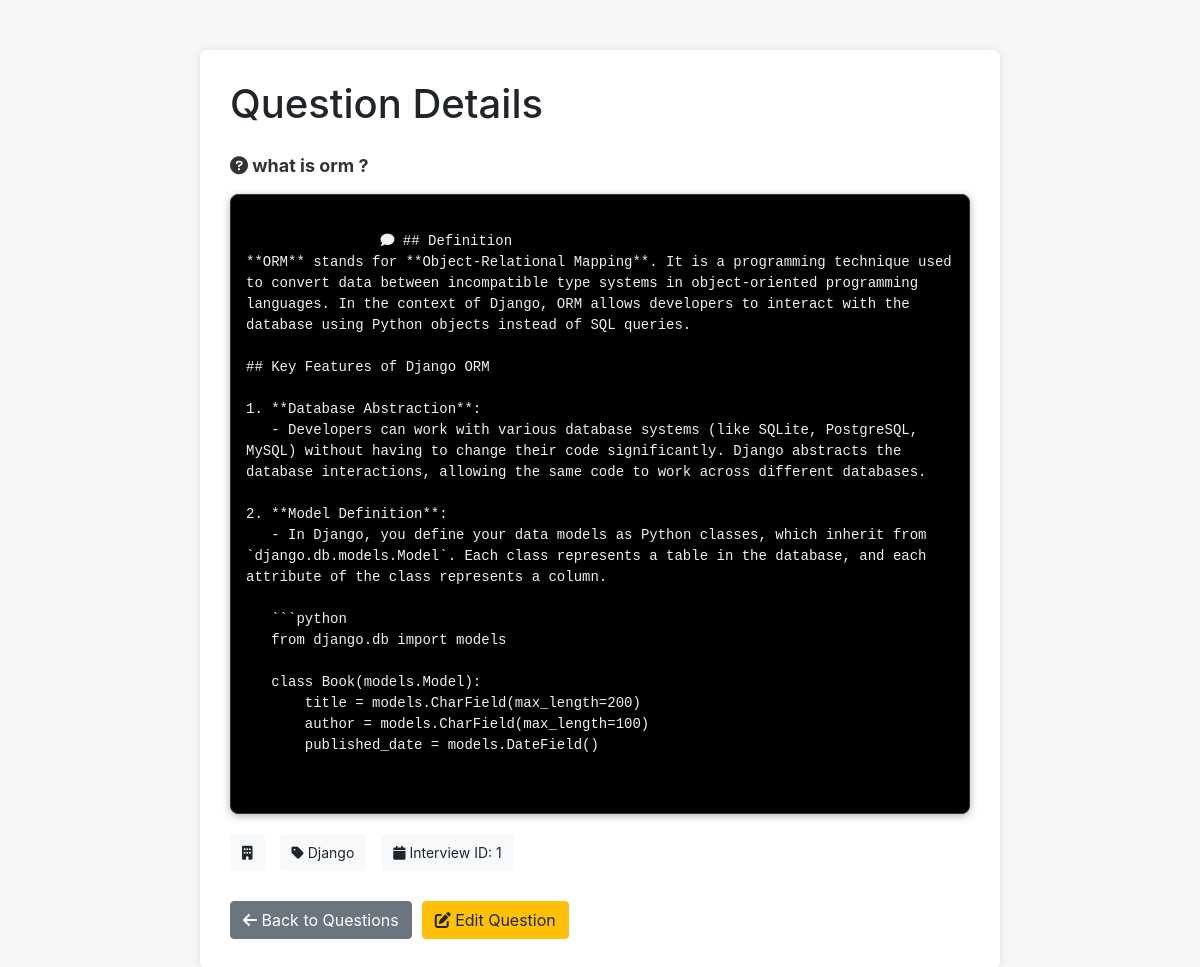
Page /add_question/view/1/ on the committed database.
### models.py (models this page shows)
class QuestionAnswer(db.Model):
    __tablename__ = 'question_master'
    id = db.Column(db.Integer, primary_key=True)
    question = db.Column(db.Text, nullable=False)
    answer = db.Column(db.Text, nullable=False)
    question_type = db.Column(db.String(20))  # Python, Django, Cloud, General, Others, Database, Pandas
    interview_id = db.Column(db.Integer, db.ForeignKey('interview_master.sno'), nullable=False)
    company_question_id = db.Column(db.Integer, db.ForeignKey('company_data.id'), nullable=False)
    is_deleted = db.Column(db.Boolean, default=False)
    created_at = db.Column(db.DateTime, default=datetime.utcnow)
    updated_at = db.Column(db.DateTime, default=datetime.utcnow, onupdate=datetime.utcnow)

### app.py (the view)
@app.route('/add_question/view/<int:id>/')
def view_single_question(id):
    question = question_db.get_question_by_id(id)
    if not question:
        return render_template('error.html'), 404
    return render_template('view_singlequestion.html', question=[question])

### dbhelper.py (called while the page is built)
    def get_connection(self):
        return sqlite3.connect(self.db_path)

    def execute_query(self, query: str, params: tuple = ()) -> List[Dict[str, Any]]:
        conn = self.get_connection()
        conn.row_factory = sqlite3.Row  # Make rows dictionary-like
        cursor = conn.cursor()
        try:
            cursor.execute(query, params)
            result = [dict(row) for row in cursor.fetchall()]
            return result
        finally:
            conn.close()

    def get_question_by_id(self, question_id: int) -> Optional[Dict[str, Any]]:
        query = """
        SELECT qa.id, qa.question, qa.answer, qa.question_type, qa.interview_id,
               qa.company_question_id, c.company_name, i.sno as interview_sno
        FROM question_master qa
        JOIN company_data c ON qa.company_question_id = c.id
        JOIN interview_master i ON qa.interview_id = i.sno
        WHERE qa.id = ? AND qa.is_deleted = 0
        """
        result = self.db.execute_query(query, (question_id,))
        return result[0] if result else None

### templates/view_singlequestion.html (shortened to what this page needs)
<!DOCTYPE html>
<html lang="en">
<head>
    <link rel="stylesheet" href="https://stackpath.bootstrapcdn.com/bootstrap/4.5.2/css/bootstrap.min.css">
    <link rel="stylesheet" href="https://cdnjs.cloudflare.com/ajax/libs/font-awesome/6.0.0-beta3/css/all.min.css">
</head>
<body>
    <div class="container">
        <h1 class="mb-4">Question Details</h1>
        {% for q in question %}
        <div class="question-section">
            <div class="question-text">
                <i class="fas fa-question-circle"></i> {{ q.question }}
            </div>
            <div class="answer-text">
                <i class="fas fa-comment"></i> {{ q.answer }}
            </div>
            <div class="meta-info">
                <div class="meta-item">
                    <i class="fas fa-building"></i> {{ q.comapny_question__company_name }}
                </div>
                <div class="meta-item">
                    <i class="fas fa-tag"></i> {{ q.question_type }}
                </div>
                <div class="meta-item">
                    <i class="fas fa-calendar"></i> Interview ID: {{ q.interview_id }}
                </div>
            </div>
        </div>
        {% endfor %}
        <div class="actions">
            <a href="{{ url_for('add_question_web') }}" class="btn btn-secondary">
                <i class="fas fa-arrow-left"></i> Back to Questions
            </a>
            <a href="{{ url_for('edit_single_question', id=question[0].id) }}" class="btn btn-warning">
                <i class="fas fa-edit"></i> Edit Question
            </a>
        </div>
    </div>
</body>
</html>

### templates/view_singlequestion.html (style rules this page uses)
body { background-color: #f7f7f7; }
.container { margin-top: 50px; max-width: 800px; background-color: white; padding: 30px; box-shadow: 0px 0px 10px rgba(0, 0, 0, 0.1); border-radius: 8px; }
.question-section { margin-bottom: 30px; }
.question-text { font-weight: bold; color: #333; font-size: 18px; margin-bottom: 15px; }
.answer-text { color: #f0f0f0; line-height: 1.5; margin-bottom: 20px; font-size: 14px; white-space: pre-wrap; background: #000000; padding: 15px; border-radius: 8px; font-family: 'Cascadia Code', 'Fira Code', 'Consolas', 'Monaco', 'Courier New', monospace; border: 1px solid #333; box-shadow: 0 2px 8px rgba(0, 0, 0, 0.3); transition: all 0.3s ease; }
.meta-info { display: flex; gap: 15px; margin-bottom: 25px; flex-wrap: wrap; }
.meta-item { background-color: #f8f9fa; padding: 8px 12px; border-radius: 4px; font-size: 14px; }
.actions { display: flex; gap: 10px; margin-top: 20px; }

### rows in the picture
QuestionAnswer: question "what is orm ?", answer "## Definition **ORM** stands for **Object-Relational Mapping**. It is a programming technique used to convert data between incompatible type systems in object-oriented programming languages. In the context of Django, ORM allows developers to interact with the database using Python objects instead of SQL queries. ## Key Features of Django ORM 1. **Database Abstraction**: - Developers can work with various database systems (like SQLite, PostgreSQL, MySQL) without having to change their code significantly. Django abstracts the database interactions, allowing the same code to work across different databases. 2. **Model Definition**: - In Django, you define your data models as Python classes,…", question_type "Django", interview_id "1"
